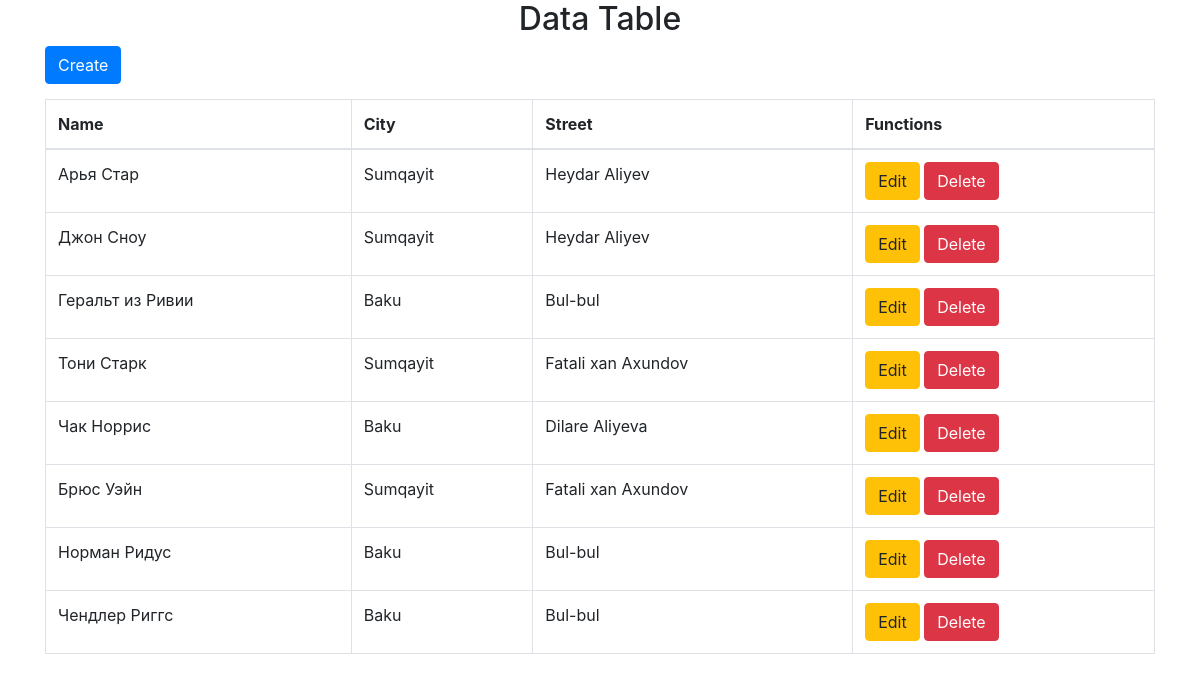
The page / on the database its author committed.
### tables this page shows
CREATE TABLE `user` (
  `id` int(11) NOT NULL,
  `name` varchar(50) NOT NULL,
  `city_id` int(11) NOT NULL,
  `address_id` int(11) NOT NULL
);

CREATE TABLE `city` (
  `id` int(11) NOT NULL,
  `city_name` varchar(50) NOT NULL
);

CREATE TABLE `address` (
  `id` int(11) NOT NULL,
  `address_name` varchar(50) NOT NULL,
  `city_id` int(11) NOT NULL
);

### index.php (the view, shortened to what this page needs)
<?php
	$db = mysqli_connect('localhost', 'root', '', 'test');
	$query = "SELECT user.id, user.name, city.city_name, address.address_name
			  FROM ((user
			  INNER JOIN city ON user.city_id = city.id)
			  INNER JOIN address ON address.id = user.address_id);";
	$data = mysqli_query($db, $query);
?>
<!DOCTYPE html>
<html lang="en">
<head>
	<link href="https://maxcdn.bootstrapcdn.com/bootstrap/4.0.0/css/bootstrap.min.css" rel="stylesheet">
	<link href="https://maxcdn.bootstrapcdn.com/font-awesome/4.7.0/css/font-awesome.min.css" rel="stylesheet">
	<link rel="stylesheet" href="./css/style.css">
</head>
<body>
  <div class="container">
  	<h2 id="title">Data Table</h2>
 	<a href="/create.php" class="btn btn-primary" id="create">Create</a>
	<table class="table table-bordered">
		<thead>
		  <tr>
		    <th>Name</th>
		    <th>City</th>
		    <th>Street</th>
		    <th>Functions</th>
		  </tr>
		</thead>
		<tbody>
			<?
				while ($users = mysqli_fetch_assoc($data)) {
			 ?>
		  <tr>
		    <td><? echo $users['name']; ?></td>
		    <td><? echo $users['city_name']; ?></td>
		    <td><? echo $users['address_name']; ?></td>
		    <td>
		    	<a class="btn btn-warning edit" href="/edit-post.php?id=<? echo $users['id']; ?>">Edit</a>
		    	<button class="btn btn-danger delete" value="<? echo $users['id']; ?>">Delete</button>
		    </td>
		  </tr>
		  	<? } ?>
		</tbody>
	</table>
  </div>
</body>
</html>

### css/style.css (style rules this page uses)
#title { text-align: center; }
#create { margin-bottom: 15px; }

### rows shown on the page
user: name "Арья Стар", city.city_name "Sumqayit", address.address_name "Heydar Aliyev", $users['id'] 21 (drawn)
user: name "Джон Сноу", city.city_name "Sumqayit", address.address_name "Heydar Aliyev", $users['id'] 24 (drawn)
user: name "Геральт из Ривии", city.city_name "Baku", address.address_name "Bul-bul", $users['id'] 25 (drawn)
user: name "Тони Старк", city.city_name "Sumqayit", address.address_name "Fatali xan Axundov", $users['id'] 26 (drawn)
user: name "Чак Норрис", city.city_name "Baku", address.address_name "Dilare Aliyeva", $users['id'] 33 (drawn)
user: name "Брюс Уэйн", city.city_name "Sumqayit", address.address_name "Fatali xan Axundov", $users['id'] 35 (drawn)
user: name "Норман Ридус", city.city_name "Baku", address.address_name "Bul-bul", $users['id'] 59 (drawn)
user: name "Чендлер Риггс", city.city_name "Baku", address.address_name "Bul-bul", $users['id'] 60 (drawn)
